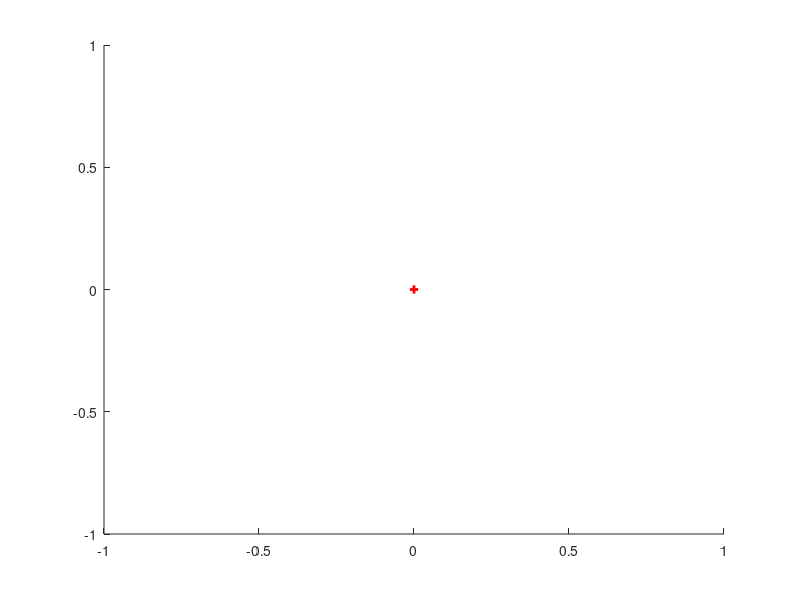

Write the MATLAB code that produced this figure. (Note: this script raises an error after producing the figure.)
function [p1,p2]=rbline(varargin)
%function to draw a rubberband line and return the start and end points
%Usage: [p1,p2]=rbline;     uses current axes
% or    [p1,p2]=rbline(h);  uses axes refered to by handle, h

% Created by Sandra Martinka March 2002
% Edited by Dominic Farris 06/04/2016

switch nargin
case 0
  h=gca;
case 1
  h=varargin{1};
  axes(h);
otherwise
  disp('Too many input arguments.');
end
set(gcf,'Pointer','crosshair')
cudata=get(gcf,'UserData'); %current UserData
hold on;
k=waitforbuttonpress;
p1=get(h,'CurrentPoint');       %get starting point
p1=p1(1,1:2);                   %extract x and y
lh=plot(p1(1),p1(2),'r+:','LineWidth',2);      %plot starting point
udata.p1=p1;
udata.h=h;
udata.lh=lh;
set(gcf,'UserData',udata,'WindowButtonMotionFcn',{@wbmf,udata},'DoubleBuffer','on');
k=waitforbuttonpress;
p2=get(h,'Currentpoint');       %get end point
p2=p2(1,1:2);                   %extract x and y
set(gcf,'UserData',cudata,'WindowButtonMotionFcn','','DoubleBuffer','off'); %reset UserData, etc..
delete(lh);
set(gcf,'Pointer','arrow')
end

function wbmf(hObject,callbackdata,utemp)
%window motion callback function

%utemp=get(gcf,'UserData');
ptemp=get(utemp.h,'CurrentPoint');
ptemp=ptemp(1,1:2);
set(utemp.lh,'XData',[utemp.p1(1),ptemp(1)],'YData',[utemp.p1(2),ptemp(2)]);
end